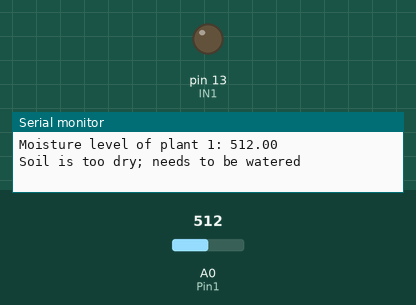
A sketch run on a simulated Arduino Uno, built with avr-gcc and run on an emulated ATmega328P. Parts: output pins drawn as LEDs (lit = HIGH), the last lines printed to the serial monitor. The inputs (shaded band) are chosen by the test bench; at power-on: A0 (Pin1) = 512.

Above: at 1.7 s.
1.8 s: A0 (Pin1) set to 477
7.8 s: A0 (Pin1) set to 453
At 10.8 s:
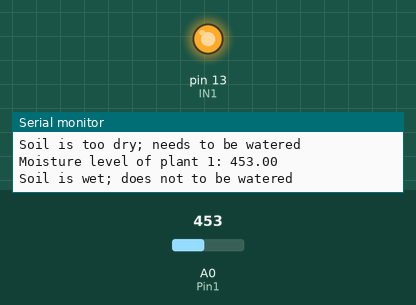
17.0 s: A0 (Pin1) set to 470
At 21.2 s:
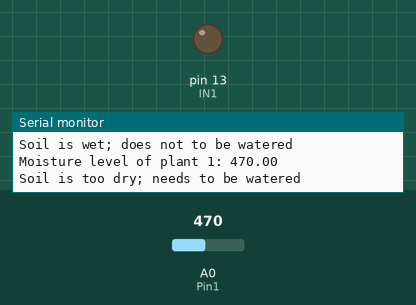
23.0 s: A0 (Pin1) set to 450
At 26.4 s:
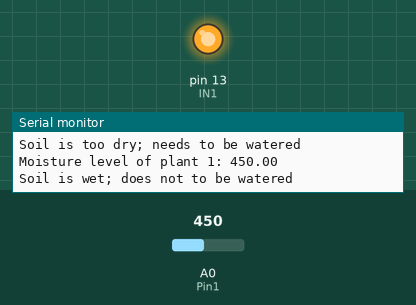
Timing chart, 0 to 27.9 s (numbered marks = the images above; inputs shaded):
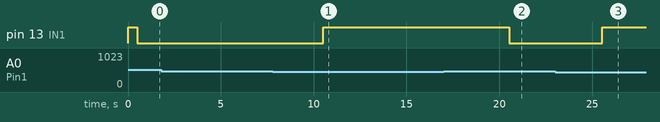

Measured:
- the behaviour switches between 461 and 460 on A0 (Pin1) (found by bisection; images 0 and 1)
- after the input at 7.8 s, pin 13 (IN1): LOW → HIGH after 2.7 s
- after the input at 17.0 s, pin 13 (IN1): HIGH → LOW after 3.5 s
- after the input at 23.0 s, pin 13 (IN1): LOW → HIGH after 2.5 s

The sketch:

Working_Watering_Sys_no_LCD.ino
```cpp
//initializing connection between relay and Arduino
int IN1 = 13;

//initiliazing connection between the moisture sensor and Arduino
int Pin1 = A0;
float sensor_1_val = 0;

void setup() {
  Serial.begin(9600);
  pinMode(IN1, OUTPUT);
  pinMode(Pin1, INPUT);
  digitalWrite(IN1, HIGH);
  delay(500);
}

void loop() {
  //More water in soil -> better conductivity -> lower resistance
  //Less water in soil -> worse conductivity -> higher resistance
  //---------------------Display--------------------------
  Serial.print("Moisture level of plant 1: ");
  sensor_1_val = analogRead(Pin1);
  Serial.print(sensor_1_val);
  Serial.print("\n");
  if (sensor_1_val > 460) {
    Serial.print("Soil is too dry; needs to be watered");
  }
  else {
    Serial.print("Soil is wet; does not to be watered");
  }
  Serial.print("\n");
  //---------------------Logic--------------------------
  if(sensor_1_val > 460) {  //if the soil is dry then we open the relay, if wet, close the relay
    digitalWrite(IN1, LOW);
  }
  else {
    digitalWrite(IN1, HIGH);
  }
  delay(5000);

}
```
